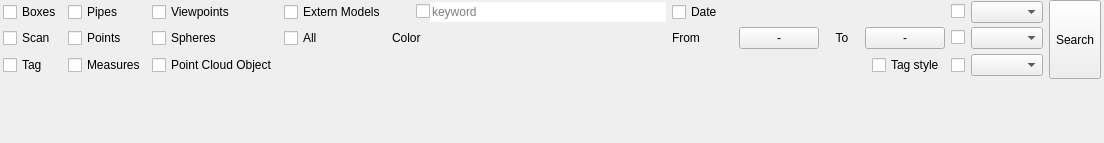
<?xml version="1.0" encoding="UTF-8"?>
<ui version="4.0">
 <class>ToolBarFilterGroup</class>
 <widget class="QWidget" name="ToolBarFilterGroup">
  <property name="geometry">
   <rect>
    <x>0</x>
    <y>0</y>
    <width>1104</width>
    <height>143</height>
   </rect>
  </property>
  <property name="sizePolicy">
   <sizepolicy hsizetype="Preferred" vsizetype="Preferred">
    <horstretch>0</horstretch>
    <verstretch>0</verstretch>
   </sizepolicy>
  </property>
  <property name="minimumSize">
   <size>
    <width>0</width>
    <height>0</height>
   </size>
  </property>
  <property name="maximumSize">
   <size>
    <width>16777215</width>
    <height>16777215</height>
   </size>
  </property>
  <property name="windowTitle">
   <string>Form</string>
  </property>
  <layout class="QGridLayout" name="gridLayout">
   <property name="leftMargin">
    <number>3</number>
   </property>
   <property name="topMargin">
    <number>0</number>
   </property>
   <property name="rightMargin">
    <number>3</number>
   </property>
   <property name="bottomMargin">
    <number>0</number>
   </property>
   <property name="horizontalSpacing">
    <number>6</number>
   </property>
   <property name="verticalSpacing">
    <number>3</number>
   </property>
   <item row="0" column="6">
    <widget class="QCheckBox" name="DisciplineCheckBox">
     <property name="sizePolicy">
      <sizepolicy hsizetype="Preferred" vsizetype="Fixed">
       <horstretch>0</horstretch>
       <verstretch>0</verstretch>
      </sizepolicy>
     </property>
     <property name="maximumSize">
      <size>
       <width>26</width>
       <height>16777215</height>
      </size>
     </property>
     <property name="toolTip">
      <string>Discipline</string>
     </property>
     <property name="text">
      <string/>
     </property>
     <property name="iconSize">
      <size>
       <width>32</width>
       <height>32</height>
      </size>
     </property>
    </widget>
   </item>
   <item row="0" column="0">
    <widget class="QCheckBox" name="ClippingBoxCheckBox">
     <property name="text">
      <string>Boxes</string>
     </property>
    </widget>
   </item>
   <item row="0" column="2">
    <widget class="QCheckBox" name="ViewpointCheckBox">
     <property name="text">
      <string>Viewpoints</string>
     </property>
    </widget>
   </item>
   <item row="2" column="2">
    <widget class="QCheckBox" name="PcoCheckBox">
     <property name="text">
      <string>Point Cloud Object</string>
     </property>
    </widget>
   </item>
   <item row="1" column="5">
    <layout class="QHBoxLayout" name="horizontalLayout">
     <property name="spacing">
      <number>3</number>
     </property>
     <item>
      <widget class="QLabel" name="DateFromLabel">
       <property name="maximumSize">
        <size>
         <width>120</width>
         <height>16777215</height>
        </size>
       </property>
       <property name="text">
        <string>From</string>
       </property>
       <property name="margin">
        <number>3</number>
       </property>
      </widget>
     </item>
     <item>
      <widget class="QPushButton" name="fromDateBtn">
       <property name="text">
        <string notr="true">-</string>
       </property>
      </widget>
     </item>
     <item>
      <widget class="QLabel" name="ToLabel">
       <property name="maximumSize">
        <size>
         <width>40</width>
         <height>16777215</height>
        </size>
       </property>
       <property name="text">
        <string>To</string>
       </property>
       <property name="alignment">
        <set>Qt::AlignCenter</set>
       </property>
       <property name="margin">
        <number>3</number>
       </property>
      </widget>
     </item>
     <item>
      <widget class="QPushButton" name="toDateBtn">
       <property name="text">
        <string notr="true">-</string>
       </property>
      </widget>
     </item>
    </layout>
   </item>
   <item row="1" column="6">
    <widget class="QCheckBox" name="PhaseCheckBox">
     <property name="toolTip">
      <string>Phase</string>
     </property>
     <property name="text">
      <string/>
     </property>
    </widget>
   </item>
   <item row="1" column="3">
    <widget class="QCheckBox" name="AllCheckBox">
     <property name="text">
      <string>All</string>
     </property>
    </widget>
   </item>
   <item row="1" column="2">
    <widget class="QCheckBox" name="SphereCheckBox">
     <property name="text">
      <string>Spheres</string>
     </property>
    </widget>
   </item>
   <item row="0" column="4">
    <layout class="QHBoxLayout" name="horizontalLayout_4">
     <item>
      <widget class="QLabel" name="FilterLabel">
       <property name="minimumSize">
        <size>
         <width>24</width>
         <height>24</height>
        </size>
       </property>
       <property name="maximumSize">
        <size>
         <width>24</width>
         <height>24</height>
        </size>
       </property>
       <property name="frameShape">
        <enum>QFrame::NoFrame</enum>
       </property>
       <property name="text">
        <string/>
       </property>
       <property name="pixmap">
        <pixmap resource="../../../openscantools.qrc">:/icons/100x100/filter.png</pixmap>
       </property>
       <property name="scaledContents">
        <bool>true</bool>
       </property>
      </widget>
     </item>
     <item>
      <widget class="QCheckBox" name="KeyWordCheckBox">
       <property name="text">
        <string/>
       </property>
      </widget>
     </item>
     <item>
      <widget class="QLineEdit" name="keyWordLineEdit">
       <property name="sizePolicy">
        <sizepolicy hsizetype="Expanding" vsizetype="Fixed">
         <horstretch>0</horstretch>
         <verstretch>0</verstretch>
        </sizepolicy>
       </property>
       <property name="toolTip">
        <string>Utilisez ; pour pouvoir filtrer avec plusieurs mots clés</string>
       </property>
       <property name="frame">
        <bool>false</bool>
       </property>
       <property name="placeholderText">
        <string>keyword</string>
       </property>
       <property name="clearButtonEnabled">
        <bool>true</bool>
       </property>
      </widget>
     </item>
    </layout>
   </item>
   <item row="1" column="1">
    <widget class="QCheckBox" name="PointsCheckBox">
     <property name="text">
      <string>Points</string>
     </property>
    </widget>
   </item>
   <item row="0" column="5">
    <widget class="QCheckBox" name="DateCheckBox">
     <property name="text">
      <string>Date</string>
     </property>
    </widget>
   </item>
   <item row="0" column="3">
    <widget class="QCheckBox" name="MeshCheckBox">
     <property name="text">
      <string>Extern Models</string>
     </property>
    </widget>
   </item>
   <item row="2" column="6">
    <widget class="QCheckBox" name="UserCheckBox">
     <property name="toolTip">
      <string>User</string>
     </property>
     <property name="text">
      <string/>
     </property>
    </widget>
   </item>
   <item row="0" column="1">
    <widget class="QCheckBox" name="PipeCheckBox">
     <property name="text">
      <string>Pipes</string>
     </property>
    </widget>
   </item>
   <item row="2" column="5">
    <layout class="QHBoxLayout" name="horizontalLayout_3">
     <item>
      <spacer name="horizontalSpacer">
       <property name="orientation">
        <enum>Qt::Horizontal</enum>
       </property>
       <property name="sizeHint" stdset="0">
        <size>
         <width>40</width>
         <height>20</height>
        </size>
       </property>
      </spacer>
     </item>
     <item>
      <widget class="QToolButton" name="iconTagButton">
       <property name="text">
        <string/>
       </property>
       <property name="icon">
        <iconset resource="../../../openscantools.qrc">
         <normaloff>:/icons/tag/tag_base.png</normaloff>:/icons/tag/tag_base.png</iconset>
       </property>
       <property name="iconSize">
        <size>
         <width>20</width>
         <height>20</height>
        </size>
       </property>
       <property name="toolButtonStyle">
        <enum>Qt::ToolButtonIconOnly</enum>
       </property>
       <property name="autoRaise">
        <bool>true</bool>
       </property>
      </widget>
     </item>
     <item>
      <widget class="QCheckBox" name="IconFilter">
       <property name="text">
        <string>Tag style</string>
       </property>
      </widget>
     </item>
    </layout>
   </item>
   <item row="1" column="7">
    <widget class="QComboBox" name="PhaseCombo">
     <property name="toolTip">
      <string>Phase</string>
     </property>
    </widget>
   </item>
   <item row="2" column="0">
    <widget class="QCheckBox" name="TagCheckBox">
     <property name="text">
      <string>Tag</string>
     </property>
    </widget>
   </item>
   <item row="1" column="4">
    <widget class="QLabel" name="ColorLabel">
     <property name="sizePolicy">
      <sizepolicy hsizetype="Minimum" vsizetype="Preferred">
       <horstretch>0</horstretch>
       <verstretch>0</verstretch>
      </sizepolicy>
     </property>
     <property name="text">
      <string>Color</string>
     </property>
     <property name="margin">
      <number>3</number>
     </property>
    </widget>
   </item>
   <item row="2" column="1">
    <widget class="QCheckBox" name="MeasureCheckBox">
     <property name="text">
      <string>Measures</string>
     </property>
    </widget>
   </item>
   <item row="2" column="4">
    <layout class="QHBoxLayout" name="horizontalLayout_2">
     <property name="spacing">
      <number>0</number>
     </property>
     <item>
      <widget class="ColorPicker" name="colorPicker" native="true">
       <property name="minimumSize">
        <size>
         <width>0</width>
         <height>0</height>
        </size>
       </property>
      </widget>
     </item>
    </layout>
   </item>
   <item row="2" column="7">
    <widget class="QComboBox" name="UserCombo">
     <property name="toolTip">
      <string>User</string>
     </property>
    </widget>
   </item>
   <item row="1" column="0">
    <widget class="QCheckBox" name="ScanCheckBox">
     <property name="text">
      <string>Scan</string>
     </property>
    </widget>
   </item>
   <item row="0" column="7">
    <widget class="QComboBox" name="DisciplineCombo">
     <property name="toolTip">
      <string>Discipline</string>
     </property>
     <property name="currentText">
      <string/>
     </property>
    </widget>
   </item>
   <item row="7" column="0" colspan="9">
    <spacer name="verticalSpacer">
     <property name="orientation">
      <enum>Qt::Vertical</enum>
     </property>
     <property name="sizeHint" stdset="0">
      <size>
       <width>0</width>
       <height>0</height>
      </size>
     </property>
    </spacer>
   </item>
   <item row="0" column="8" rowspan="3">
    <widget class="QToolButton" name="searchButton">
     <property name="sizePolicy">
      <sizepolicy hsizetype="Preferred" vsizetype="Preferred">
       <horstretch>0</horstretch>
       <verstretch>0</verstretch>
      </sizepolicy>
     </property>
     <property name="text">
      <string>Search</string>
     </property>
    </widget>
   </item>
  </layout>
 </widget>
 <customwidgets>
  <customwidget>
   <class>ColorPicker</class>
   <extends>QWidget</extends>
   <header location="global">colorpicker.h</header>
   <container>1</container>
  </customwidget>
 </customwidgets>
 <tabstops>
  <tabstop>ClippingBoxCheckBox</tabstop>
  <tabstop>ScanCheckBox</tabstop>
  <tabstop>TagCheckBox</tabstop>
  <tabstop>PipeCheckBox</tabstop>
  <tabstop>PointsCheckBox</tabstop>
  <tabstop>MeasureCheckBox</tabstop>
  <tabstop>ViewpointCheckBox</tabstop>
  <tabstop>SphereCheckBox</tabstop>
  <tabstop>PcoCheckBox</tabstop>
  <tabstop>MeshCheckBox</tabstop>
  <tabstop>AllCheckBox</tabstop>
  <tabstop>KeyWordCheckBox</tabstop>
  <tabstop>keyWordLineEdit</tabstop>
  <tabstop>DateCheckBox</tabstop>
  <tabstop>fromDateBtn</tabstop>
  <tabstop>toDateBtn</tabstop>
  <tabstop>iconTagButton</tabstop>
  <tabstop>IconFilter</tabstop>
  <tabstop>DisciplineCheckBox</tabstop>
  <tabstop>PhaseCheckBox</tabstop>
  <tabstop>UserCheckBox</tabstop>
  <tabstop>DisciplineCombo</tabstop>
  <tabstop>PhaseCombo</tabstop>
  <tabstop>UserCombo</tabstop>
 </tabstops>
 <resources>
  <include location="../../../openscantools.qrc"/>
  <include location="../../../openscantools.qrc"/>
  <include location="../../../openscantools.qrc"/>
  <include location="../../../openscantools.qrc"/>
 </resources>
 <connections/>
</ui>
